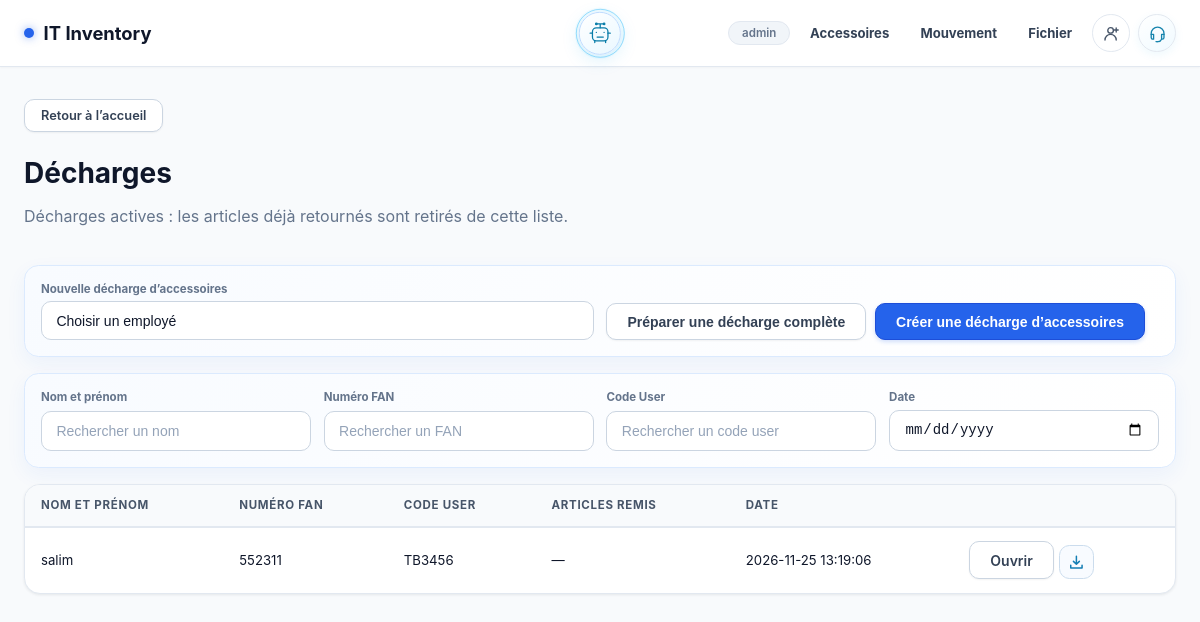
/decharges (signed in), run on the app's committed database.
### tables this page shows
CREATE TABLE app_users (
            id INTEGER PRIMARY KEY AUTOINCREMENT,
            username TEXT NOT NULL UNIQUE COLLATE NOCASE,
            password_hash TEXT NOT NULL,
            access_level TEXT NOT NULL CHECK(access_level IN ('read', 'write', 'full')),
            is_admin INTEGER NOT NULL DEFAULT 0,
            created_at TEXT NOT NULL DEFAULT CURRENT_TIMESTAMP
        , email TEXT);

CREATE TABLE discharges (
        id INTEGER PRIMARY KEY AUTOINCREMENT,
        computer_id INTEGER NOT NULL,
        issued_at TEXT NOT NULL DEFAULT CURRENT_TIMESTAMP
    , recipient_name TEXT, recipient_code TEXT, assignment_number INTEGER NOT NULL DEFAULT 0, document_type TEXT NOT NULL DEFAULT 'computer');

CREATE TABLE inventory (
            id          INTEGER PRIMARY KEY AUTOINCREMENT,
            model_slug  TEXT,
            model_name  TEXT,
            fan         TEXT UNIQUE,
            sn          TEXT,
            statut      TEXT,
            username    TEXT,
            code_user   TEXT,
            license_num TEXT,
            obs         TEXT
        , disque_dur TEXT, etat_clavier TEXT, systeme_operateur TEXT, etat_ecran TEXT, batterie INTEGER, ram TEXT, ports_usb TEXT, pave_tactile TEXT, last_recipient TEXT, assignment_number INTEGER NOT NULL DEFAULT 0);

### app/routes/inventory.py (the view)
@inventory_bp.route('/decharges')
def discharge_index():
    db = get_db()
    records = db.execute("""SELECT d.id AS discharge_id, d.document_type, d.issued_at,
        COALESCE(d.recipient_name, i.username) AS display_user,
        COALESCE(d.recipient_code, i.code_user) AS display_code,
        i.id AS computer_id, i.fan,
        GROUP_CONCAT(CASE WHEN di.category = 'sim-cards' THEN 'SIM Cards' WHEN di.category = 'telephones' THEN 'Téléphone' ELSE di.category END || ': ' || di.brand || CASE WHEN di.phone_model IS NOT NULL THEN ' ' || di.phone_model ELSE '' END || CASE WHEN di.category = 'sim-cards' THEN ' - ' || COALESCE(di.serial_number, '') || ' - ' || COALESCE(di.technical_details, '') ELSE '' END || CASE WHEN di.category = 'telephones' AND di.serial_number IS NOT NULL THEN ' · SN ' || di.serial_number ELSE '' END, ', ') AS taken_items
        FROM discharges d JOIN inventory i ON i.id=d.computer_id
        LEFT JOIN discharge_items di ON di.discharge_id=d.id AND di.returned_at IS NULL
        WHERE di.id IS NOT NULL OR (d.document_type = 'computer' AND i.statut IN ('Affecter', 'Utilisation hors domaine'))
        GROUP BY d.id ORDER BY d.id DESC""").fetchall()
    employees = db.execute("""SELECT id, model_name, fan, username, code_user FROM inventory
        WHERE statut IN ('Affecter', 'Utilisation hors domaine') AND
        (COALESCE(username, '') <> '' OR COALESCE(code_user, '') <> '')
        ORDER BY COALESCE(username, code_user) COLLATE NOCASE, id""").fetchall()
    return render_template('discharge_list.html', records=records, employees=employees)

### app/models/database.py (called while the page is built)
def get_db():
    if 'db' not in g:
        g.db = sqlite3.connect(
            current_app.config['DB_PATH'],
            detect_types=sqlite3.PARSE_DECLTYPES,
        )
        g.db.row_factory = sqlite3.Row
    return g.db

### templates/discharge_list.html (shortened to what this page needs)
{% extends 'base.html' %}
{% block content %}
<div class="page-fade accessory-page discharge-history">
  <a href="{{ url_for('inventory.index') }}" class="btn-back">Retour à l’accueil</a>
  <header class="accessory-heading"><div><h1>{{ 'Restitutions' if movement == 'restitution' else 'Décharges' }}</h1><p class="text-muted">{{ 'Historique des retours confirmés.' if movement == 'restitution' else 'Décharges actives : les articles déjà retournés sont retirés de cette liste.' }}</p></div></header>
  {% if not movement %}
  <form class="card discharge-search-grid" method="GET" action="" style="align-items:end">
    <label>Nouvelle décharge d’accessoires
      <select class="form-select" id="employeeForAccessories" required>
        <option value="">Choisir un employé</option>
      </select>
    </label>
    <div class="discharge-top-actions"><button class="btn btn-secondary" type="button" onclick="openComputerDischarge()">Préparer une décharge complète</button><button class="btn btn-primary" type="button" onclick="openAccessoryDischarge()">Créer une décharge d’accessoires</button></div>
  </form>
  {% endif %}
  <div class="discharge-search-grid">
    <label>Nom et prénom<input id="searchUser" class="form-input" placeholder="Rechercher un nom" oninput="filterDischarges()"></label>
    <label>Numéro FAN<input id="searchFan" class="form-input" placeholder="Rechercher un FAN" oninput="filterDischarges()"></label>
    <label>Code User<input id="searchCodeUser" class="form-input" placeholder="Rechercher un code user" oninput="filterDischarges()"></label>
    <label>Date<input id="searchDate" type="date" class="form-input" oninput="filterDischarges()"></label>
  </div>
  <div class="card accessory-table-wrap"><table class="inv-table"><thead><tr><th>Nom et prénom</th><th>Numéro FAN</th><th>Code User</th><th>{{ 'Articles retournés' if movement == 'restitution' else 'Articles remis' }}</th><th>Date</th><th></th></tr></thead><tbody id="dischargeRows">
    {% for row in records %}{% set items = row.returned_items if movement == 'restitution' else row.taken_items %}{% if movement == 'restitution' and row.computer_returned %}{% set items = ('Ordinateur portable' ~ (', ' ~ items if items else '')) %}{% endif %}<tr class="discharge-record" data-code="{{ (row.display_code or '')|lower }}" data-fan="{{ (row.fan or '')|lower }}" data-user="{{ (row.display_user or '')|lower }}" data-date="{{ (row.issued_at or '')[:10] }}"><td>{{ row.display_user or '—' }}</td><td>{{ row.fan or '—' }}</td><td>{{ row.display_code or '—' }}</td><td>{{ items or '—' }}</td><td>{{ row.issued_at or '—' }}</td><td class="document-actions">{% if movement == 'restitution' %}<a class="btn btn-secondary" href="{{ url_for('inventory.restitution_record_document', restitution_id=row.restitution_id) }}">Ouvrir</a><a class="document-download-button" href="{{ url_for('inventory.restitution_record_document', restitution_id=row.restitution_id, download=1) }}" aria-label="Télécharger la restitution {{ row.restitution_id }}" title="Télécharger la restitution"><svg viewBox="0 0 20 20" aria-hidden="true"><path d="M10 2.75v9.5m0 0 3.5-3.5M10 12.25l-3.5-3.5M3.25 13.5v3.25h13.5V13.5"/></svg></a>{% else %}<a class="btn btn-secondary" href="{{ url_for('inventory.discharge_record_document', discharge_id=row.discharge_id) }}">Ouvrir</a><a class="document-download-button" href="{{ url_for('inventory.discharge_record_document', discharge_id=row.discharge_id, download=1) }}" aria-label="Télécharger la décharge {{ row.discharge_id }}" title="Télécharger la décharge"><svg viewBox="0 0 20 20" aria-hidden="true"><path d="M10 2.75v9.5m0 0 3.5-3.5M10 12.25l-3.5-3.5M3.25 13.5v3.25h13.5V13.5"/></svg></a>{% endif %}</td></tr>{% else %}<tr><td colspan="6" class="accessory-empty">{{ 'Aucun retour confirmé.' if movement == 'restitution' else 'Aucune décharge active.' }}</td></tr>{% endfor %}
  </tbody></table></div>
</div>
{% endblock %}

### templates/base.html (shortened to what this page needs)
<!DOCTYPE html>
<html lang="fr">
<head>
    <link rel="stylesheet" href="{{ url_for('static', filename='css/main.css') }}">
    <link rel="stylesheet" href="{{ url_for('static', filename='css/animations.css') }}">
</head>
<body>
    <nav class="navbar">
        <div class="navbar-inner">
            <a href="{{ url_for('inventory.index') }}" class="navbar-brand">
                <span class="dot"></span>
                IT Inventory
            </a>
            {% if current_user %}<button type="button" class="ai-assistant-trigger" id="aiAssistantTrigger" aria-label="Ouvrir l’assistant IA d’inventaire" aria-haspopup="dialog" aria-controls="aiAssistantModal" aria-expanded="false">
                <svg viewBox="0 0 32 32" aria-hidden="true"><rect x="6" y="9" width="20" height="17" rx="5"/><path d="M16 4v5M12 4h8M3 16h3m20 0h3M11 15h.01M21 15h.01M12 21h8M9 26v2m14-2v2"/><circle cx="11" cy="4" r="1"/><circle cx="21" cy="4" r="1"/></svg>
                <span class="ai-trigger-pulse" aria-hidden="true"></span>
            </button>{% endif %}
            <div class="navbar-actions">
                {% if current_user %}
                <span class="navbar-badge">{{ current_user.username }}</span>
                <div class="accessories-menu">
                    <a href="#" class="accessories-trigger" onclick="return false;">Accessoires</a>
                </div>
                <div class="accessories-menu movement-menu">
                    <a href="#" class="accessories-trigger" onclick="return false;">Mouvement</a>
                </div>
                {% if current_user.is_admin or current_user.access_level in ['write', 'full'] %}
                <div class="file-menu">
                    <a href="#" class="file-trigger" onclick="return false;">Fichier</a>
                </div>
                {% endif %}
                <div class="contact-menu">
                    <button type="button" class="contact-trigger" aria-label="Contact et options du compte">
                        <svg viewBox="0 0 24 24" aria-hidden="true"><circle cx="12" cy="8" r="3.5"/><path d="M5 20a7 7 0 0 1 14 0M19 5v5m-2.5-2.5h5"/></svg>
                    </button>
                </div>
                <div class="helpdesk-menu">
                    <button type="button" class="helpdesk-menu-trigger" aria-label="Helpdesk menu" aria-haspopup="true">
                        <svg viewBox="0 0 24 24" aria-hidden="true"><path d="M4 13v-1a8 8 0 0 1 16 0v1"/><path d="M4 13h3v6H6a2 2 0 0 1-2-2v-4Zm16 0h-3v6h1a2 2 0 0 0 2-2v-4ZM17 19a5 5 0 0 1-5 3h-1"/><path d="M10 22h2"/></svg>
                    </button>
                </div>
                {% else %}<a class="dashboard-nav-link" href="{{ url_for('auth.login') }}">IT admin</a>{% endif %}
            </div>
        </div>
    </nav>
    <main>
        {% block content %}{% endblock %}
    </main>
</body>
</html>

### static/css/animations.css (style rules this page uses)
.page-fade { animation: fadeUp 0.3s ease both; }
.btn-primary { position: relative; overflow: hidden; }
.btn-primary::after { content: ''; position: absolute; inset: 0; border-radius: inherit; background: rgba(255,255,255,0.15); opacity: 0; transition: opacity 0.2s; }

### data on the page
app_users: username "admin"
discharges: recipient_name "salim", fan "552311", recipient_code "TB3456", items "—", issued_at "2026-11-25 13:19:06"

### other printed values
{{ 'Restitutions' if movement == 'restitution' else 'Décharges' }} "Décharges"
